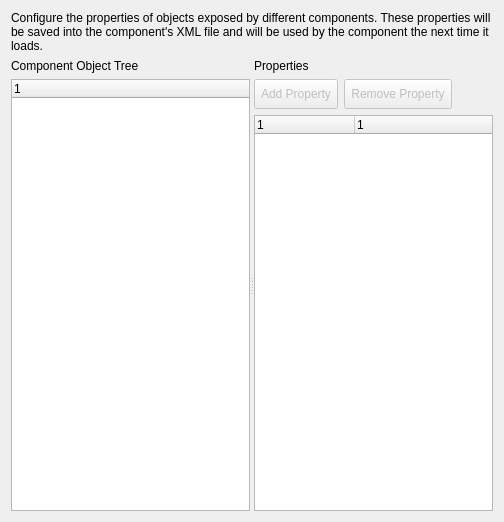
<ui version="4.0" >
 <class>ComponentPropertyEditorPage</class>
 <widget class="QWidget" name="ComponentPropertyEditorPage" >
  <property name="geometry" >
   <rect>
    <x>0</x>
    <y>0</y>
    <width>504</width>
    <height>522</height>
   </rect>
  </property>
  <property name="windowTitle" >
   <string>Component Properties</string>
  </property>
  <layout class="QVBoxLayout" >
   <item>
    <widget class="QLabel" name="label" >
     <property name="text" >
      <string>Configure the properties of objects exposed by different components. These properties will be saved into the component's XML file and will be used by the component the next time it loads.</string>
     </property>
     <property name="wordWrap" >
      <bool>true</bool>
     </property>
    </widget>
   </item>
   <item>
    <widget class="QSplitter" name="splitter" >
     <property name="sizePolicy" >
      <sizepolicy vsizetype="Expanding" hsizetype="Expanding" >
       <horstretch>0</horstretch>
       <verstretch>0</verstretch>
      </sizepolicy>
     </property>
     <property name="orientation" >
      <enum>Qt::Horizontal</enum>
     </property>
     <widget class="QWidget" name="layoutWidget" >
      <layout class="QVBoxLayout" >
       <item>
        <widget class="QLabel" name="label_2" >
         <property name="text" >
          <string>Component Object Tree</string>
         </property>
        </widget>
       </item>
       <item>
        <widget class="QTreeWidget" name="componentTree" >
         <property name="maximumSize" >
          <size>
           <width>16777215</width>
           <height>16777215</height>
          </size>
         </property>
         <property name="columnCount" >
          <number>1</number>
         </property>
         <column>
          <property name="text" >
           <string>1</string>
          </property>
         </column>
        </widget>
       </item>
      </layout>
     </widget>
     <widget class="QWidget" name="layoutWidget" >
      <layout class="QVBoxLayout" >
       <item>
        <widget class="QLabel" name="label_3" >
         <property name="text" >
          <string>Properties</string>
         </property>
        </widget>
       </item>
       <item>
        <layout class="QHBoxLayout" >
         <property name="spacing" >
          <number>6</number>
         </property>
         <property name="margin" >
          <number>0</number>
         </property>
         <item>
          <widget class="QToolButton" name="cmdAddProperty" >
           <property name="enabled" >
            <bool>false</bool>
           </property>
           <property name="minimumSize" >
            <size>
             <width>30</width>
             <height>30</height>
            </size>
           </property>
           <property name="text" >
            <string>Add Property</string>
           </property>
          </widget>
         </item>
         <item>
          <widget class="QToolButton" name="cmdRemoveProperty" >
           <property name="enabled" >
            <bool>false</bool>
           </property>
           <property name="minimumSize" >
            <size>
             <width>30</width>
             <height>30</height>
            </size>
           </property>
           <property name="text" >
            <string>Remove Property</string>
           </property>
          </widget>
         </item>
         <item>
          <spacer>
           <property name="orientation" >
            <enum>Qt::Horizontal</enum>
           </property>
           <property name="sizeHint" stdset="0" >
            <size>
             <width>40</width>
             <height>20</height>
            </size>
           </property>
          </spacer>
         </item>
        </layout>
       </item>
       <item>
        <widget class="QTreeWidget" name="propertyEditor" >
         <property name="alternatingRowColors" >
          <bool>true</bool>
         </property>
         <property name="indentation" >
          <number>0</number>
         </property>
         <property name="allColumnsShowFocus" >
          <bool>true</bool>
         </property>
         <property name="columnCount" >
          <number>2</number>
         </property>
         <column>
          <property name="text" >
           <string>1</string>
          </property>
         </column>
         <column>
          <property name="text" >
           <string>1</string>
          </property>
         </column>
        </widget>
       </item>
      </layout>
     </widget>
    </widget>
   </item>
  </layout>
 </widget>
 <resources/>
 <connections/>
</ui>
